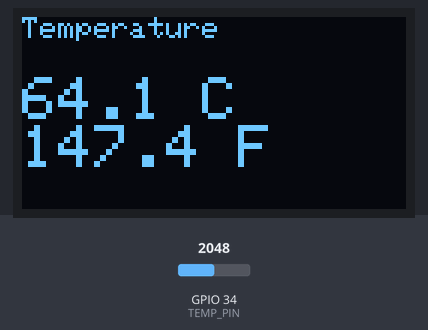
The sketch below on a simulated ESP32. Shown: 128×64 one-colour display. The test bench sets the inputs (shaded band); at power-on: GPIO 34 (TEMP_PIN) = 2048. What the sketch prints to the serial monitor is not drawn.

Above: at 1.8 s.
1.9 s: GPIO 34 (TEMP_PIN) set to 2866
At 2.8 s:
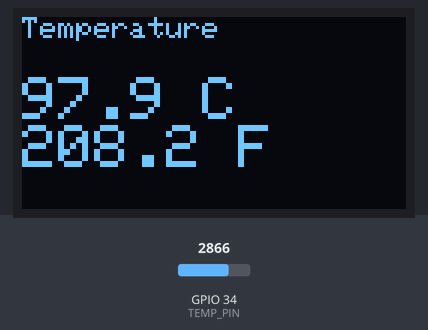
3.6 s: GPIO 34 (TEMP_PIN) set to 3603
At 5.0 s:
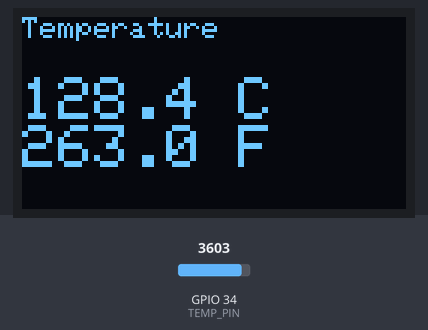
5.6 s: GPIO 34 (TEMP_PIN) set to 4095
At 7.3 s:
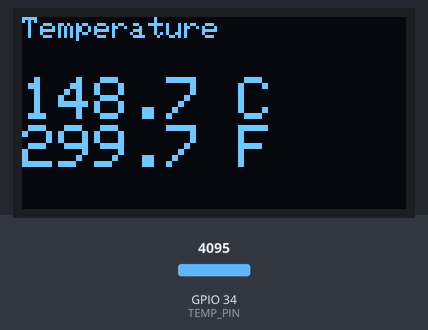
Timing chart, 0 to 8.8 s (numbered marks = the images above; inputs shaded):
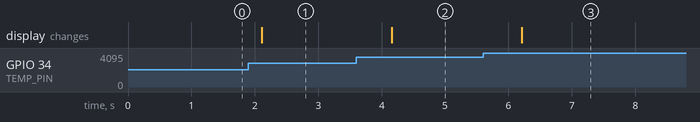

The sketch:

03_oled.ino
```cpp
#include <Wire.h>              // I2C (SDA/SCL) communication
#include <Adafruit_GFX.h>      // drawing text and shapes
#include <Adafruit_SSD1306.h>  // the OLED driver

Adafruit_SSD1306 display(128, 64, &Wire, -1); // 128x64 screen, no reset pin
const int TEMP_PIN = 34;                     // MCP9701 output

void setup() {
  Serial.begin(115200);
  Wire.begin(21, 22);  // SDA = P21, SCL = P22
  if (!display.begin(SSD1306_SWITCHCAPVCC, 0x3C)) {  // 0x3C = OLED's I2C address
    Serial.println("OLED not found - check wiring");
    while (true);      // stop here if the screen isn't detected
  }
}

void loop() {
  int mV = analogReadMilliVolts(TEMP_PIN);
  float tempC = (mV - 400) / 19.5;     // MCP9701 formula
  float tempF = tempC * 9 / 5 + 32;

  display.clearDisplay();              // wipe the last frame
  display.setTextColor(SSD1306_WHITE);
  display.setTextSize(1);
  display.setCursor(0, 0);
  display.println("Temperature");
  display.setTextSize(2);              // bigger text for the numbers
  display.setCursor(0, 20);
  display.print(tempC, 1); display.println(" C");
  display.print(tempF, 1); display.println(" F");
  display.display();                   // push the frame to the screen

  Serial.println(tempC);
  delay(1000);
}
```

Measured:
- after the input at 1.9 s, the display: changes after 0.21 s (image 1)
- after the input at 3.6 s, the display: changes after 0.56 s (image 2)
- after the input at 5.6 s, the display: changes after 0.61 s (image 3)
